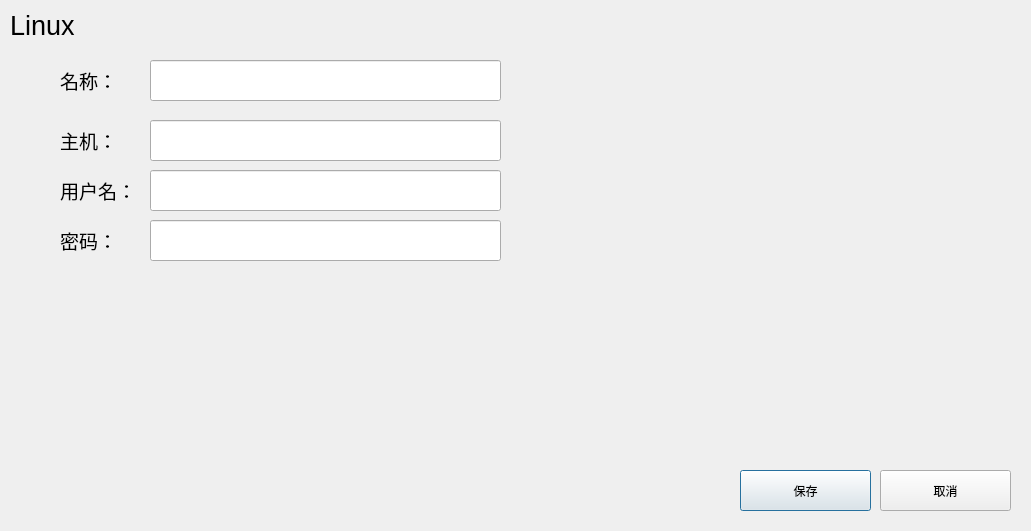
<?xml version="1.0" encoding="UTF-8"?>
<ui version="4.0">
 <class>Linux</class>
 <widget class="QDialog" name="Linux">
  <property name="geometry">
   <rect>
    <x>0</x>
    <y>0</y>
    <width>1031</width>
    <height>531</height>
   </rect>
  </property>
  <property name="minimumSize">
   <size>
    <width>1031</width>
    <height>531</height>
   </size>
  </property>
  <property name="maximumSize">
   <size>
    <width>1031</width>
    <height>531</height>
   </size>
  </property>
  <property name="windowTitle">
   <string>Dialog</string>
  </property>
  <widget class="QLineEdit" name="password">
   <property name="geometry">
    <rect>
     <x>150</x>
     <y>220</y>
     <width>351</width>
     <height>41</height>
    </rect>
   </property>
  </widget>
  <widget class="QLineEdit" name="host">
   <property name="geometry">
    <rect>
     <x>150</x>
     <y>120</y>
     <width>351</width>
     <height>41</height>
    </rect>
   </property>
  </widget>
  <widget class="QWidget" name="widget_2" native="true">
   <property name="geometry">
    <rect>
     <x>20</x>
     <y>270</y>
     <width>691</width>
     <height>251</height>
    </rect>
   </property>
   <property name="styleSheet">
    <string notr="true">image: url(:/img/RDO.png);</string>
   </property>
  </widget>
  <widget class="QLineEdit" name="hostname">
   <property name="geometry">
    <rect>
     <x>150</x>
     <y>60</y>
     <width>351</width>
     <height>41</height>
    </rect>
   </property>
  </widget>
  <widget class="QWidget" name="widget" native="true">
   <property name="geometry">
    <rect>
     <x>730</x>
     <y>460</y>
     <width>291</width>
     <height>61</height>
    </rect>
   </property>
   <widget class="QPushButton" name="ok">
    <property name="geometry">
     <rect>
      <x>10</x>
      <y>10</y>
      <width>131</width>
      <height>41</height>
     </rect>
    </property>
    <property name="text">
     <string>保存</string>
    </property>
   </widget>
   <widget class="QPushButton" name="no">
    <property name="geometry">
     <rect>
      <x>150</x>
      <y>10</y>
      <width>131</width>
      <height>41</height>
     </rect>
    </property>
    <property name="text">
     <string>取消</string>
    </property>
   </widget>
  </widget>
  <widget class="QLabel" name="label_4">
   <property name="geometry">
    <rect>
     <x>60</x>
     <y>220</y>
     <width>101</width>
     <height>41</height>
    </rect>
   </property>
   <property name="font">
    <font>
     <pointsize>14</pointsize>
    </font>
   </property>
   <property name="text">
    <string>密码：</string>
   </property>
  </widget>
  <widget class="QLabel" name="label_3">
   <property name="geometry">
    <rect>
     <x>60</x>
     <y>170</y>
     <width>101</width>
     <height>41</height>
    </rect>
   </property>
   <property name="font">
    <font>
     <pointsize>14</pointsize>
    </font>
   </property>
   <property name="text">
    <string>用户名：</string>
   </property>
  </widget>
  <widget class="QLabel" name="label_2">
   <property name="geometry">
    <rect>
     <x>60</x>
     <y>120</y>
     <width>101</width>
     <height>41</height>
    </rect>
   </property>
   <property name="font">
    <font>
     <pointsize>14</pointsize>
    </font>
   </property>
   <property name="text">
    <string>主机：</string>
   </property>
  </widget>
  <widget class="QLabel" name="label">
   <property name="geometry">
    <rect>
     <x>60</x>
     <y>60</y>
     <width>101</width>
     <height>41</height>
    </rect>
   </property>
   <property name="font">
    <font>
     <pointsize>14</pointsize>
    </font>
   </property>
   <property name="text">
    <string>名称：</string>
   </property>
  </widget>
  <widget class="QLineEdit" name="name">
   <property name="geometry">
    <rect>
     <x>150</x>
     <y>170</y>
     <width>351</width>
     <height>41</height>
    </rect>
   </property>
  </widget>
  <widget class="QLabel" name="label_5">
   <property name="geometry">
    <rect>
     <x>10</x>
     <y>10</y>
     <width>91</width>
     <height>31</height>
    </rect>
   </property>
   <property name="font">
    <font>
     <pointsize>20</pointsize>
    </font>
   </property>
   <property name="text">
    <string>Linux</string>
   </property>
  </widget>
 </widget>
 <resources/>
 <connections/>
</ui>
